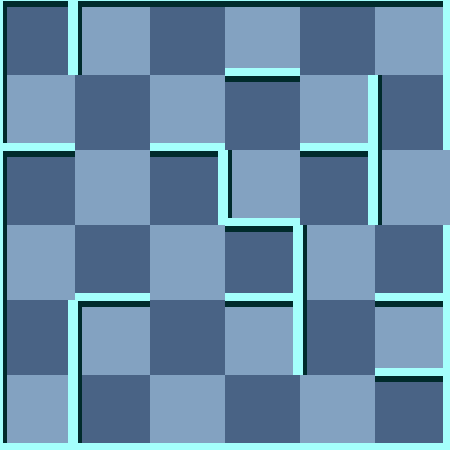

Rendered tile map (Tiled .tmx) drawn with the repository's tilesets; below, a short description and the map source with its tile grids summarised:
An orthogonal 6x6 tile map with 75x75 px tiles, 2 tile layers (background, 块层 1) and 5 objects (Exit, Scorpion, Trap, RedMummy, Player).

<map version="1.0" orientation="orthogonal" width="6" height="6" tilewidth="75" tileheight="75">
 <tileset firstgid="1" name="wall" tilewidth="75" tileheight="75">
  <image source="gfx/wall.png" width="300" height="375" />
  <tile id="0">
   <properties>
    <property name="ValOfWall" value="0" />
   </properties>
  </tile>
  <tile id="1">
   <properties>
    <property name="ValOfWall" value="1" />
   </properties>
  </tile>
  <tile id="2">
   <properties>
    <property name="ValOfWall" value="2" />
   </properties>
  </tile>
  <tile id="3">
   <properties>
    <property name="ValOfWall" value="3" />
   </properties>
  </tile>
  <tile id="4">
   <properties>
    <property name="ValOfWall" value="4" />
   </properties>
  </tile>
  <tile id="5">
   <properties>
    <property name="ValOfWall" value="5" />
   </properties>
  </tile>
  <tile id="6">
   <properties>
    <property name="ValOfWall" value="6" />
   </properties>
  </tile>
  <tile id="7">
   <properties>
    <property name="ValOfWall" value="7" />
   </properties>
  </tile>
  <tile id="8">
   <properties>
    <property name="ValOfWall" value="8" />
   </properties>
  </tile>
  <tile id="9">
   <properties>
    <property name="ValOfWall" value="9" />
   </properties>
  </tile>
  <tile id="10">
   <properties>
    <property name="ValOfWall" value="10" />
   </properties>
  </tile>
  <tile id="11">
   <properties>
    <property name="ValOfWall" value="11" />
   </properties>
  </tile>
  <tile id="12">
   <properties>
    <property name="ValOfWall" value="12" />
   </properties>
  </tile>
  <tile id="13">
   <properties>
    <property name="ValOfWall" value="13" />
   </properties>
  </tile>
  <tile id="14">
   <properties>
    <property name="ValOfWall" value="14" />
   </properties>
  </tile>
  <tile id="15">
   <properties>
    <property name="ValOfWall" value="15" />
   </properties>
  </tile>
  <tile id="18">
   <properties>
    <property name="ValOfWall" value="-1" />
   </properties>
  </tile>
 </tileset>
 <layer name="background" width="6" height="6">
  <data>[36 cells, 36 non-empty, 2 distinct tile ids]</data>
 </layer>
 <layer name="块层 1" width="6" height="6">
  <data>[36 cells, 36 non-empty, 13 distinct tile ids]</data>
 </layer>
 <objectgroup name="对象层 1" width="6" height="6">
  <object name="Exit" x="450" y="150" />
  <object name="Scorpion" x="375" y="225">
   <properties>
    <property name="value" value="25" />
   </properties>
  </object>
  <object name="Trap" x="300" y="75">
   <properties>
    <property name="value" value="8" />
   </properties>
  </object>
  <object name="RedMummy" x="150" y="75">
   <properties>
    <property name="value" value="21" />
   </properties>
  </object>
  <object name="Player" x="150" y="300">
   <properties>
    <property name="value" value="1" />
   </properties>
  </object>
 </objectgroup>
</map>
